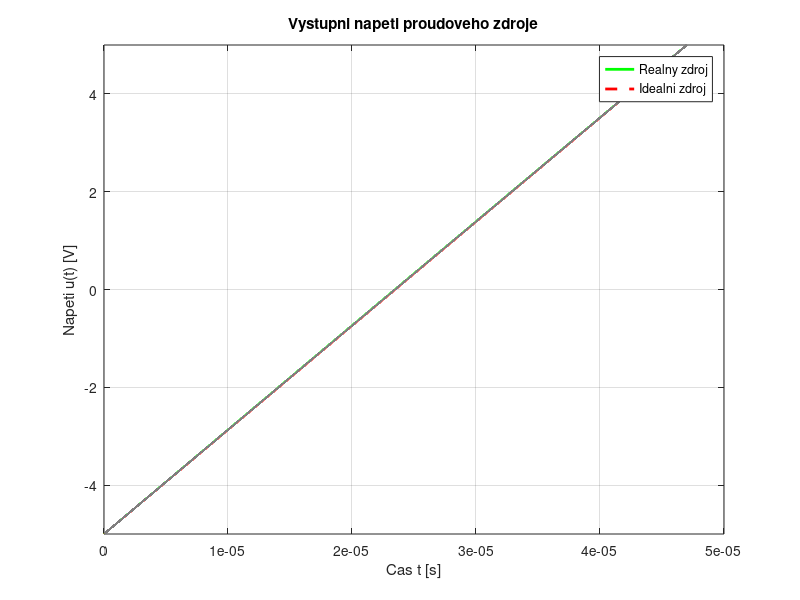
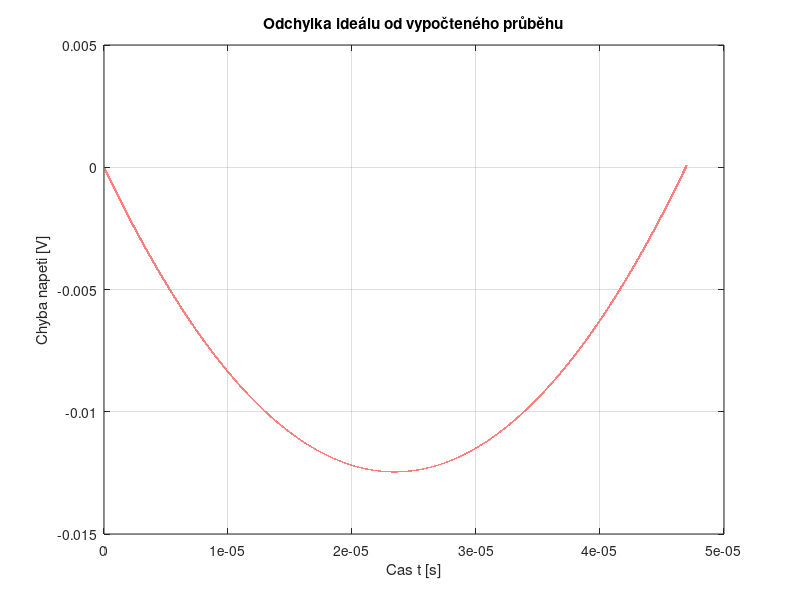

The MATLAB script that drew these images, in order: (Note: this script raises an error after producing the figures.)
clear;
clc;
close all;

%% Parametry obvodu

I0 = 10e-3;       % Proud zdroje [A]
Ro = 10e4;         % Vystupni odpor [Ohm]
C = 47e-9;       % Kapacita [F]

n_bit = 8;       % Pocet bitu ADC


%rozsahy napětí
Vmin =-5;         
Vmax = 5;


%% ADC

pocet_kodu = 2^n_bit;                            %počet vzorku na výstupu           



%% čas simulace

t_start = 0;
t_end = Ro*C*log((I0*Ro - Vmin)/(I0*Ro - Vmax)); %t_end se upravuje podle parametrů

vzorku_na_kod = 1000;                       % Pocet vzorku na jeden ADC kod

pocet_vzorku = vzorku_na_kod * pocet_kodu;      % Celkovy pocet vzorku

% Casove okamziky vzorkovani
tv = linspace(t_start, t_end, pocet_vzorku).';  % Casove okamziky vzorkovani

%% Vystupni vodivost zdroje

Go = 1/Ro;

%% Reseni diferencialni rovnice

dudt = @(t,u) (I0 - Go*u)/C;

% Pocatecni podminka
u0 = Vmin; ;


[t,u] = ode45(dudt, tv, u0);

% U_vzor jsou nase vzorky pro ADC
U_vzor = u;

%% Idealni charakteristika proudoveho zdroje

uideal = Vmin + (I0/C)*t;      

%% Graf napeti

figure;

plot(t, u, 'g', 'LineWidth', 2);
hold on;

plot(t, uideal, 'r--', 'LineWidth', 2);

grid on;

xlabel('Cas t [s]');
ylabel('Napeti u(t) [V]');

title('Vystupni napeti proudoveho zdroje');

legend('Realny zdroj', 'Idealni zdroj');

ylim([Vmin Vmax])



chyba = uideal - U_vzor ;      % [V]

figure;
plot(tv, chyba, 'r', 'LineWidth', 1.5);
grid on;
xlabel('Cas t [s]');
ylabel('Chyba napeti [V]');
title('Odchylka ideálu od vypočteného průběhu');



%% Volání funkcí DNL ADC
dnl = Function_DNL(U_vzor, Vmin, Vmax, n_bit);
INL = Function_INL(dnl);
%% Výpočet frekvence a výpisy

T_oscilatoru = 2*C*(Vmax - Vmin)/I0;          % perioda 
f_oscilatoru = 1/T_oscilatoru;                %frekvence
LSB_t   = (T_oscilatoru/2) / pocet_kodu;      % LSB v časové oblasti 

fprintf('T_oscilatoru = %.5g s\nf_oscilatoru = %.5g Hz\n', T_oscilatoru, f_oscilatoru);
fprintf('max|DNL| = %.4f LSB = %.3e s\n', max(abs(dnl),[],'omitnan'), max(abs(dnl),[],'omitnan')*LSB_t);
fprintf('max|INL| = %.4f LSB = %.3e s\n', max(abs(INL),[],'omitnan'), max(abs(INL),[],'omitnan')*LSB_t);
fprintf('Pocet bitu = %d\n', n_bit);
fprintf('Vystupni odpor = %.3g Ohm\n', Ro);
fprintf('Casove rozliseni  = %.4g s\n', LSB_t);
